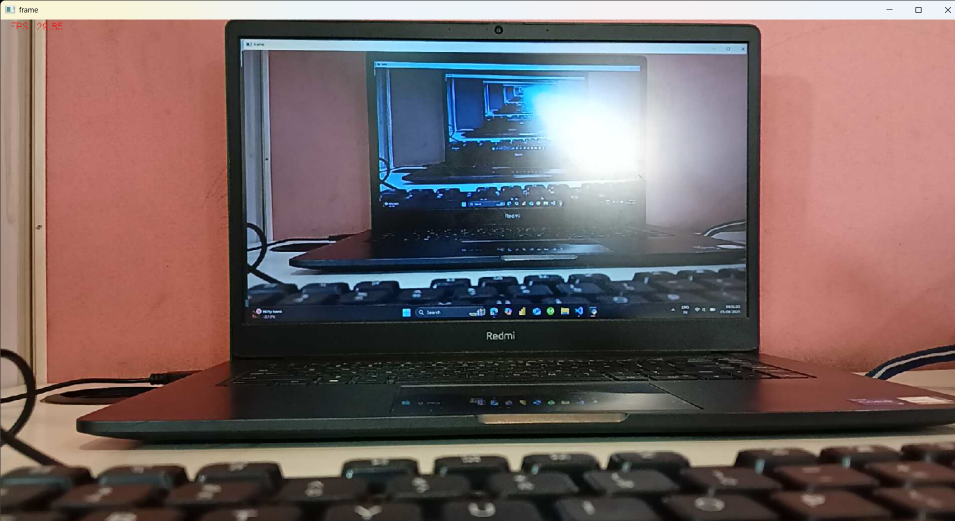
#> input picture frame 05-08-2025 09_51_05.png, 1910 x 1041 px, given in place of video, which was not available (shown at 1/2 size)
$ jupyter execute --allow-errors Intruder-Detection-System.ipynb
#> lines starting #> are read from the running program, lines starting #| are printed output that depends on the picture; after the words box and inside, x2 and y2 are one past the last pixel; in counts of white or black regions, pixels touching at a corner belong together; pictures that were not available may be replaced by others from this repository, and a replacement may not be noted
[cell 1]
import numpy as np

import cv2

import time


import datetime

from collections import deque

[cell 2]
# Set window to normal so it can be resized
cv2.namedWindow('frame', cv2.WINDOW_NORMAL)

# Note the starting time
start_time = time.time()

# Initialize variables for calculating FPS
fps = 0
frame_counter = 0

# Read the video stream from the camera
cap = cv2.VideoCapture('http://192.168.1.22:8080/video')

while True:
    ret, frame = cap.read()
#> frame is the input picture: shape (1041, 1910, 3); mean B, G, R 97.9, 98.7, 116.4

    if not ret:
        break  # Properly indented break statement

    # Calculate the Average FPS
    frame_counter += 1
    fps = frame_counter / (time.time() - start_time)  # Fixed missing operator

    # Display the FPS
    cv2.putText(frame, 'FPS: {:.2f}'.format(fps), (20, 20),
                cv2.FONT_HERSHEY_SIMPLEX, 0.6, (0, 0, 255), 1)
#> frame: shape (1041, 1910, 3); 0.01% of pixels changed, all inside (x1, y1, x2, y2) = (22, 7, 112, 21)

    # Show the Frame
    cv2.imshow('frame', frame)

    # Exit if 'q' is pressed
    if cv2.waitKey(1) & 0xFF == ord('q'):
#> (key q is pressed here)
        break

# Release capture and destroy windows
cap.release()
cv2.destroyAllWindows()

[cell 3]
from twilio.rest import Client

# Read text from the credentials file and store in data variable
#> (the rest of this cell did not finish here and is left out)

[cell 4]
with open("credentials.txt", "w") as file:
    file.write('{"account_sid": "AC4c60f0c13651f43e54e623e85106fddd", "auth_token": "ebb2b660f6ef3a6c37c2678da40e6be1", "your_num": "+917032311156", "trial_num": "+15055720563"}')

print("File updated successfully!")

[cell 5]
import json

# Read text file and convert it to JSON
with open("credentials.txt", "r") as file:
    data = file.read()

# Convert string to dictionary
info_dict = eval(data)  # Be careful with eval()

# Write it to a JSON file
with open("credentials.json", "w") as json_file:
    json.dump(info_dict, json_file, indent=4)

print("Converted to JSON successfully!")

[cell 6]
import cv2
# load a video
cap = cv2.VideoCapture('http://192.168.1.22:8080/video')

# Create the background subtractor object
foog = cv2.createBackgroundSubtractorMOG2( detectShadows = True, varThreshold = 50, history = 2800)

while(1):

    ret, frame = cap.read()
    if not ret:
        break

    # Apply the background object on each frame
    fgmask = foog.apply(frame)
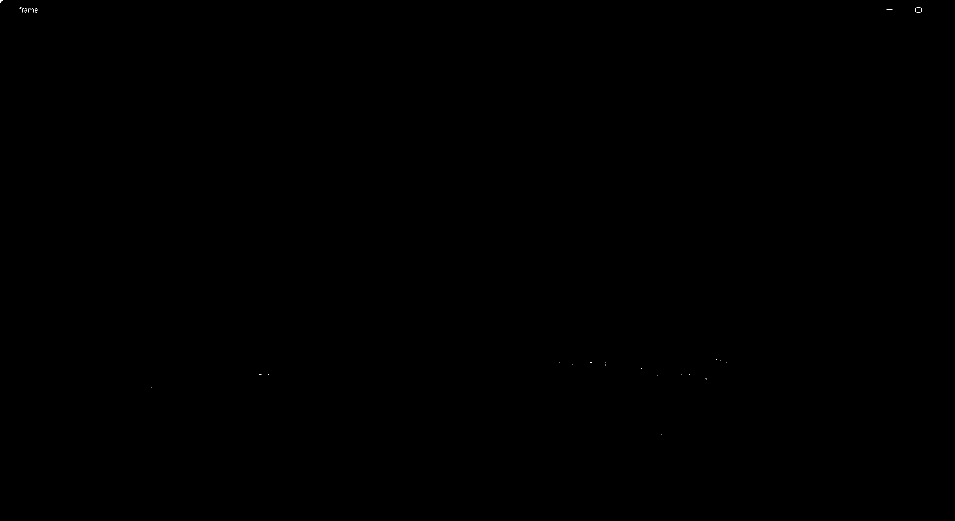
#> fgmask: shape (1041, 1910) (shown at 1/2 size); values 127 (black) and 255 (white), 0.01% white in thin lines or dots, all inside (x1, y1, x2, y2) = (0, 0, 1843, 870)

    # Get rid of the shadows
    ret, fgmask = cv2.threshold(fgmask, 250, 255, cv2.THRESH_BINARY)

    # Show the background subtraction frame.
    cv2.imshow('All three',fgmask)
    k = cv2.waitKey(10)
#> (key q is pressed here)
    if k == 27:
        break
# initlize video capture object
cap = cv2.VideoCapture('http://192.168.1.22:8080/video')

# you can set custom kernel size if you want
kernel= None

# initilize background subtractor object
foog = cv2.createBackgroundSubtractorMOG2( detectShadows = True, varThreshold = 50, history = 2800)

# Noise filter threshold
thresh = 1100

while(1):
    ret, frame = cap.read()
    if not ret:
        break

    # Apply background subtraction
    fgmask = foog.apply(frame)

    # Get rid of the shadows
    ret, fgmask = cv2.threshold(fgmask, 250, 255, cv2.THRESH_BINARY)

    # Apply some morphological operations to make sure you have a good mask
    #fgmask = cv2.erode(fgmask,kernel,iterations = 1)
    fgmask = cv2.dilate(fgmask,kernel,iterations = 4)
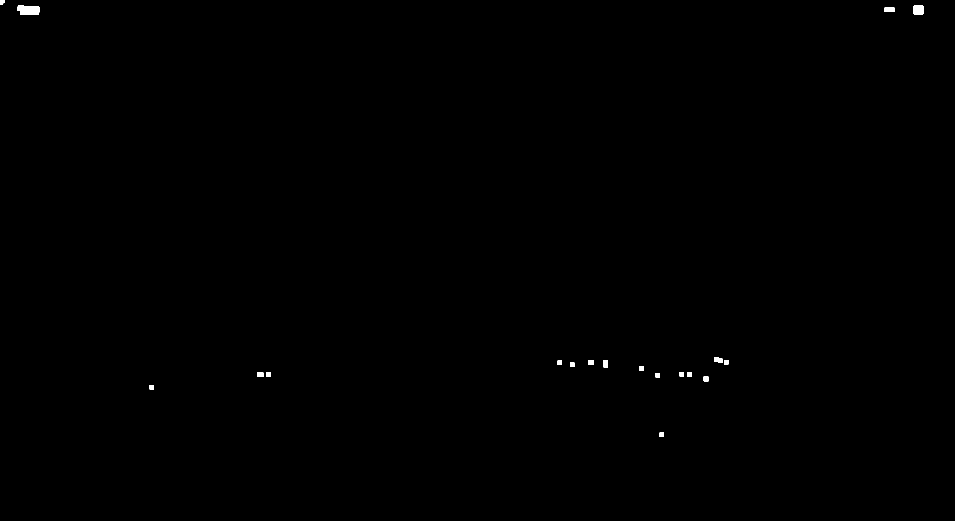
#> fgmask: shape (1041, 1910) (shown at 1/2 size); 0.14% white; 19 white regions

    # Detect contours in the frame
    contours, hierarchy = cv2.findContours(fgmask,cv2.RETR_EXTERNAL,cv2.CHAIN_APPROX_SIMPLE)
#> contours = 19 contours; largest, box (x1, y1, x2, y2) and area: (35, 10, 79, 29) 637, (1827, 10, 1847, 30) 347, (1769, 15, 1789, 24) 152, (1428, 715, 1445, 726) 131, (1206, 720, 1216, 735) 116

    if contours:

        # Get the maximum contour
        cnt = max(contours, key = cv2.contourArea)
#> cnt = contour of 16 points, box (x1, y1, x2, y2) (35, 10, 79, 29), area 637


        # make sure the contour area is somewhat hihger than some threshold to make sure its a person and not some noise.
        if cv2.contourArea(cnt) > thresh:

            # Draw a bounding box around the person and label it as person detected
            x,y,w,h = cv2.boundingRect(cnt)
            cv2.rectangle(frame,(x ,y),(x+w,y+h),(0,0,255),2)
            cv2.putText(frame,'Persons Detected',(x,y-10), cv2.FONT_HERSHEY_SIMPLEX, 0.3, (0,255,0), 1, cv2.LINE_AA)


    # Stack both frames and show the image
    fgmask_3 = cv2.cvtColor(fgmask, cv2.COLOR_GRAY2BGR)
#> fgmask_3: shape (1041, 1910, 3); 0.14% white; 19 white regions
    stacked = np.hstack((fgmask_3,frame))
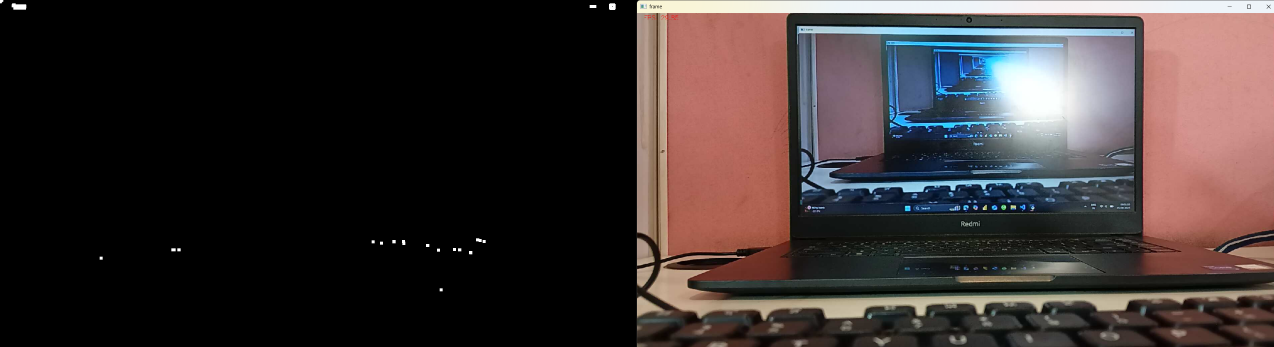
#> stacked: shape (1041, 3820, 3) (shown at 1/3 size); mean B, G, R 49.1, 49.5, 58.4
    cv2.imshow('Combined',cv2.resize(stacked,None,fx=0.45,fy=0.85))
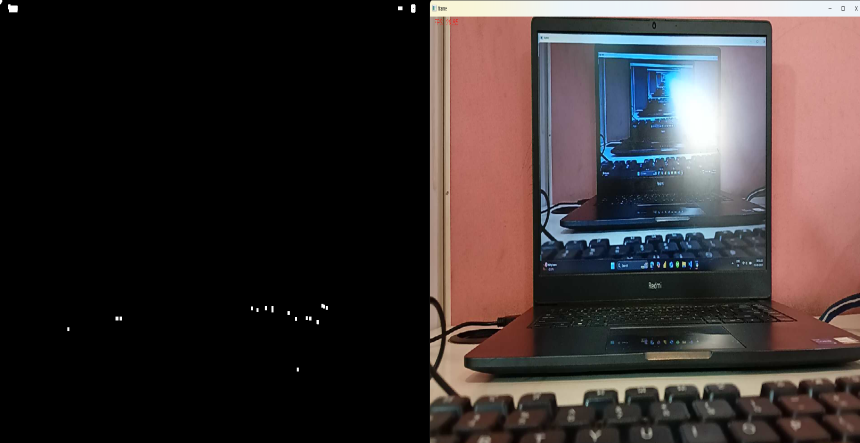
#> window 'Combined': shape (885, 1719, 3) (shown at 1/2 size); mean B, G, R 49.1, 49.5, 58.3

    #k = cv2.waitKey(40) & 0xff
    #if k == ord('q'):
    #    break

    if cv2.waitKey(1) & 0xFF == ord('q'):
#> (key q is pressed here)
        break
    # Exit if 'q' is pressed
    #if cv2.waitKey(1) & 0xFF == ord('q'):
    #    break
cap.release()
cv2.destroyAllWindows()

[cell 7]
def send_message(body, info_dict):

    # Your Account SID from twilio.com/console
    account_sid = info_dict['account_sid']

    # Your Auth Token from twilio.com/console
    auth_token  = info_dict['auth_token']


    client = Client(account_sid, auth_token)

    message = client.messages.create( to = info_dict['your_num'], from_ = info_dict['trial_num'], body= body)

[cell 8]
def is_person_present(frame, thresh=1100):

#> called with thresh = 1100
    global foog

    # Apply background subtraction
    fgmask = foog.apply(frame)

    # Get rid of the shadows
    ret, fgmask = cv2.threshold(fgmask, 250, 255, cv2.THRESH_BINARY)

    # Apply some morphological operations to make sure you have a good mask
    fgmask = cv2.dilate(fgmask,kernel,iterations = 4)

    # Detect contours in the frame
    contours, hierarchy = cv2.findContours(fgmask,cv2.RETR_EXTERNAL,cv2.CHAIN_APPROX_SIMPLE)

    # Check if there was a contour and the area is somewhat higher than some threshold so we know its a person and not noise
    if contours and cv2.contourArea(max(contours, key = cv2.contourArea)) > thresh:

            # Get the max contour
            cnt = max(contours, key = cv2.contourArea)

            # Draw a bounding box around the person and label it as person detected
            x,y,w,h = cv2.boundingRect(cnt)
            cv2.rectangle(frame,(x ,y),(x+w,y+h),(0,0,255),2)
            cv2.putText(frame,'Person Detected',(x,y-10), cv2.FONT_HERSHEY_SIMPLEX, 0.3, (0,255,0), 1, cv2.LINE_AA)

            return True, frame


    # Otherwise report there was no one present
    else:
        return False, frame

[cell 9]
#time.sleep(15)

# Set Window normal so we can resize it
cv2.namedWindow('frame', cv2.WINDOW_NORMAL)

# This is a test video
cap = cv2.VideoCapture('http://192.168.1.22:8080/video')

# Read the video steram from the camera
cap = cv2.VideoCapture('http://192.168.1.22:8080/video')

# Get width and height of the frame
width = int(cap.get(3))
height = int(cap.get(4))

# Read and store the credentials information in a dict
with open('credentials.json', 'r') as myfile:
    info_dict = json.load(myfile)

info_dict = eval(data)

# Initialize the background Subtractor
foog = cv2.createBackgroundSubtractorMOG2( detectShadows = True, varThreshold = 150, history = 1500)

# Status is True when person is present and False when the person is not present.
status = False

# After the person disapears from view, wait atleast 7 seconds before making the status False
patience = 7

# We don't consider an initial detection unless its detected 15 times, this gets rid of false positives
detection_thresh = 15

# Initial time for calculating if patience time is up
initial_time = None

# We are creating a deque object of length detection_thresh and will store individual detection statuses here
de = deque([False] * detection_thresh, maxlen=detection_thresh)

# Initialize these variables for calculating FPS
fps = 0
frame_counter = 0
tart_time = time.time()


while(True):

    ret, frame = cap.read()
    if not ret:
        break

    # This function will return a boolean variable telling if someone was present or not, it will also draw boxes if it
    # finds someone
    detected, annotated_image = is_person_present(frame)
#> detected = False

    # Register the current detection status on our deque object
    de.appendleft(detected)

    # If we have consectutively detected a person 15 times then we are sure that soemone is present
    # We also make this is the first time that this person has been detected so we only initialize the videowriter once
    if sum(de) == detection_thresh and not status:
            status = True
            entry_time = datetime.datetime.now().strftime("%A, %I-%M-%S %p %d %B %Y")
            out = cv2.VideoWriter('outputs/{}.mp4'.format(entry_time), cv2.VideoWriter_fourcc(*'XVID'), 15.0, (width, height))

    # If status is True but the person is not in the current frame
    if status and not detected:

        # Restart the patience timer only if the person has not been detected for a few frames so we are sure it was'nt a
        # False positive
        if sum(de) > (detection_thresh/2):

            if initial_time is None:
                initial_time = time.time()

        elif initial_time is not None:

            # If the patience has run out and the person is still not detected then set the status to False
            # Also save the video by releasing the video writer and send a text message.
            if  time.time() - initial_time >= patience:
                status = False
                exit_time = datetime.datetime.now().strftime("%A, %I:%M:%S %p %d %B %Y")
                out.release()
                initial_time = None

                body = "Alert: n A Person Entered the Room at {} n Left the room at {}".format(entry_time, exit_time)
                send_message(body, info_dict)

    # If significant amount of detections (more than half of detection_thresh) has occured then we reset the Initial Time.
    elif status and sum(de) > (detection_thresh/2):
        initial_time = None

    # Get the current time in the required format
    current_time = datetime.datetime.now().strftime("%A, %I:%M:%S %p %d %B %Y")

    # Display the FPS
    cv2.putText(annotated_image, 'FPS: {:.2f}'.format(fps), (510, 450), cv2.FONT_HERSHEY_COMPLEX, 0.6, (255, 40, 155),2)
#> annotated_image: shape (1041, 1910, 3); 0.04% of pixels changed, all inside (x1, y1, x2, y2) = (510, 436, 605, 452)

    # Display Time
    cv2.putText(annotated_image, current_time, (310, 20), cv2.FONT_HERSHEY_COMPLEX, 0.5, (0, 0, 255),1)

    # Display the Room Status
    cv2.putText(annotated_image, 'Room Occupied: {}'.format(str(status)), (10, 20), cv2.FONT_HERSHEY_SIMPLEX, 0.6,
                (200, 10, 150),2)

    # Show the patience Value
    if initial_time is None:
        text = 'Patience: {}'.format(patience)
    else:
        text = 'Patience: {:.2f}'.format(max(0, patience - (time.time() - initial_time)))

    cv2.putText(annotated_image, text, (10, 450), cv2.FONT_HERSHEY_COMPLEX, 0.6, (255, 40, 155) , 2)
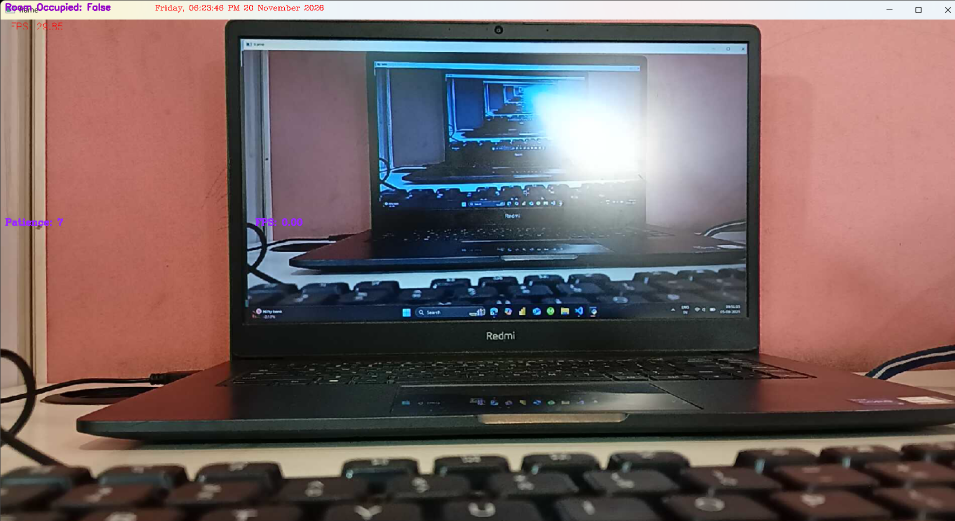
#> annotated_image: shape (1041, 1910, 3) (shown at 1/2 size); mean B, G, R 97.9, 98.4, 116.4

    # If status is true save the frame
    if status:
        out.write(annotated_image)

    # Show the Frame
    cv2.imshow('frame',frame)

    # Calculate the Average FPS
    frame_counter += 1
    fps = (frame_counter / (time.time() - start_time))


    # Exit if q is pressed.
    if cv2.waitKey(30) == ord('q'):
#> (key q is pressed here)
        break

# Release Capture and destroy windows
cap.release()
cv2.destroyAllWindows()
#> (the rest of this cell did not finish here and is left out)
